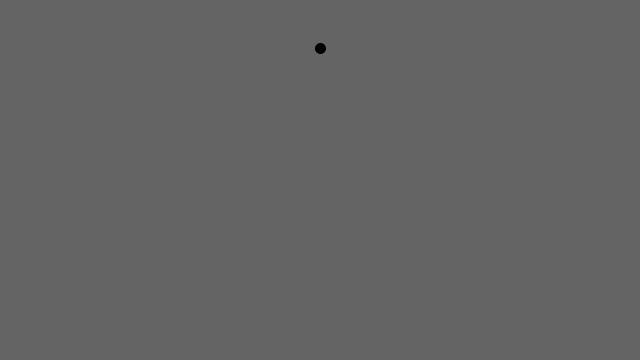
Frame 1 (no input)
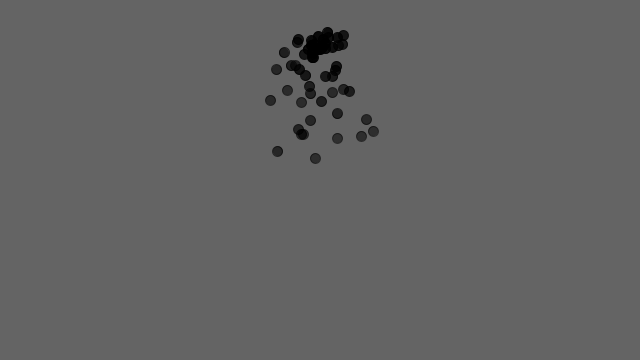
Frame 60 (the mouse pressed at the canvas centre just before this capture)
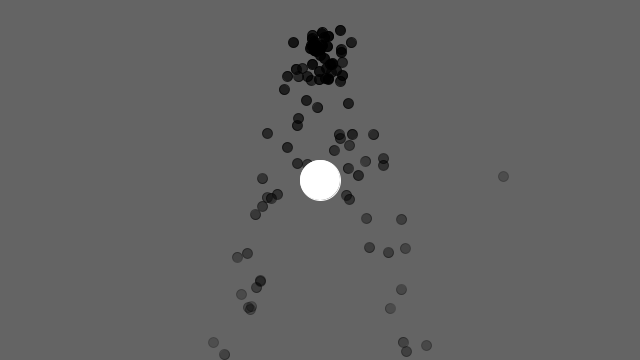
Frame 120 (the mouse held since frame 60 and released just before this capture)

The Processing sketch that drew these frames (run headless with seeded random() and noise(); from frame 60 on, the mouse is pressed at the canvas centre):

// Processing sketch: repellers
// ── repellers.pde
import java.util.Iterator;
ParticleSystem ps;
Repeller repeller;
RepellerSystem repellers;

void setup() {
    size(640, 360);
    ps = new ParticleSystem(new PVector(width/2, 50));
    repellers = new RepellerSystem();
}

void draw() {
    background(100);
    PVector gravity = new PVector(0, 0.1);

    ps.applyForce(gravity);
    ps.addParticle();
    ps.run();

    repellers.run(ps);
}

class Particle {
    PVector location;
    PVector velocity;
    PVector acceleration;
    float lifespan;

    PVector gravity;

    Particle(PVector l) {
	location = l.get();
	velocity = new PVector(random(-1, 1), random(-2, 0));
	acceleration = new PVector();
	lifespan = 255;
	gravity = new PVector(0, 0.05);
    }

    void run() {
	update();
	render();
    }

    void render() {
	stroke(0, lifespan);
	fill(0, lifespan);
	ellipse(location.x, location.y, 10, 10);
    }

    void update() {
	velocity.add(acceleration);
	location.add(velocity);
	acceleration.mult(0);
	lifespan -= 2.0;
    }

    void applyForce(PVector f) {
	PVector force = f.get();
	acceleration.add(force);
    }

    boolean isDead() {
	if (lifespan < 0.0) {
	    return true;
	} else {
	    return false;
	}
    }
}

class ParticleSystem {
    ArrayList<Particle> particles;
    PVector origin;

    ParticleSystem(PVector location) {
	origin = location.get();
	particles = new ArrayList<Particle>();
    }

    void addParticle() {
	particles.add(new Particle(origin));
    }

    void applyForce(PVector f) {
	for (Particle p: particles) {
	    p.applyForce(f);
	}
    }

    void applyRepeller(Repeller r) {
	for (Particle p: particles) {
	    PVector force = r.repel(p);
	    p.applyForce(force);
	}
    }

    void run() {
	Iterator<Particle> it = particles.iterator();
	while (it.hasNext()) {
	    Particle p = it.next();
	    p.run();
	    if (p.isDead()) {
		it.remove();
	    }
	}
    }
}

class Repeller {
    PVector location;
    float strength;

    Repeller(PVector l) {
	location = l.get();
	strength = 100;
    }

    void render() {
	stroke(255);
	fill(255);
	ellipse(location.x, location.y, 40, 40);
    }

    PVector repel(Particle p) {
	PVector direction = PVector.sub(location, p.location);
	float d = direction.mag();
	direction.normalize();
	d = constrain(d,5,100);
	float force = -1 * strength / (d * d);
	direction.mult(force);
	return direction;
    }
}

class RepellerSystem {
    ArrayList<Repeller> repellers;

    RepellerSystem() {
	repellers = new ArrayList<Repeller>();
    }

    void run(ParticleSystem ps) {
	for (Repeller r: repellers) {
	    r.render();
	    ps.applyRepeller(r);
	}
    }

    void addRepeller(PVector location) {
	repellers.add(new Repeller(location));
    }
}

void mousePressed() {
    repellers.addRepeller(new PVector(mouseX, mouseY));
}
